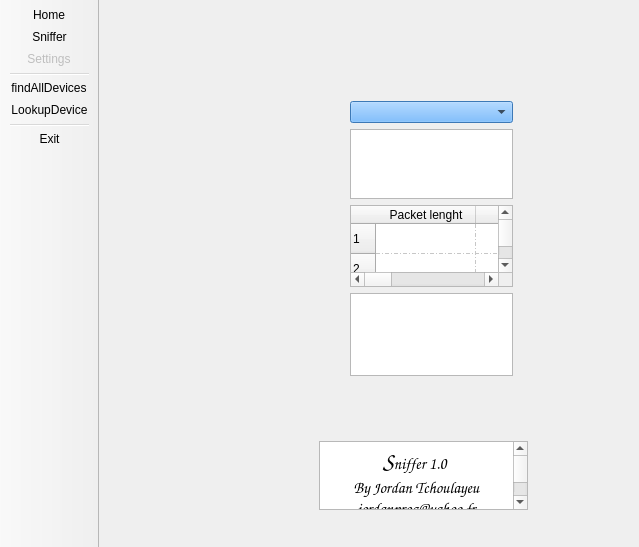
<?xml version="1.0" encoding="UTF-8"?>
<ui version="4.0">
 <class>Sniffer</class>
 <widget class="QMainWindow" name="Sniffer">
  <property name="geometry">
   <rect>
    <x>0</x>
    <y>0</y>
    <width>639</width>
    <height>547</height>
   </rect>
  </property>
  <property name="windowTitle">
   <string>Sniffer</string>
  </property>
  <property name="windowIcon">
   <iconset resource="data.qrc">
    <normaloff>:/images/sniffer_icons_2.png</normaloff>:/images/sniffer_icons_2.png</iconset>
  </property>
  <property name="styleSheet">
   <string notr="true"> QMenu::item:selected {
      border-color: darkblue;
      background: rgba(100, 100, 100, 150);
  }
</string>
  </property>
  <widget class="QWidget" name="centralWidget">
   <widget class="QWidget" name="gridLayoutWidget">
    <property name="geometry">
     <rect>
      <x>240</x>
      <y>90</y>
      <width>185</width>
      <height>297</height>
     </rect>
    </property>
    <layout class="QGridLayout" name="gridLayout">
     <item row="1" column="0">
      <widget class="QListWidget" name="mListe">
       <property name="maximumSize">
        <size>
         <width>16777215</width>
         <height>70</height>
        </size>
       </property>
       <property name="contextMenuPolicy">
        <enum>Qt::ActionsContextMenu</enum>
       </property>
       <property name="styleSheet">
        <string notr="true"/>
       </property>
      </widget>
     </item>
     <item row="3" column="0">
      <widget class="QTextBrowser" name="Logdisplayer">
       <property name="maximumSize">
        <size>
         <width>16777215</width>
         <height>16777215</height>
        </size>
       </property>
       <property name="styleSheet">
        <string notr="true"/>
       </property>
      </widget>
     </item>
     <item row="0" column="0">
      <widget class="QComboBox" name="devices_comboBox">
       <property name="styleSheet">
        <string notr="true">QComboBox{background-color: rgb(85, 170, 255);}
</string>
       </property>
      </widget>
     </item>
     <item row="2" column="0">
      <widget class="QTableWidget" name="m_tW">
       <property name="editTriggers">
        <set>QAbstractItemView::NoEditTriggers</set>
       </property>
       <property name="gridStyle">
        <enum>Qt::DashDotLine</enum>
       </property>
       <property name="rowCount">
        <number>100</number>
       </property>
       <row/>
       <row/>
       <row/>
       <row/>
       <row/>
       <row/>
       <row/>
       <row/>
       <row/>
       <row/>
       <row/>
       <row/>
       <row/>
       <row/>
       <row/>
       <row/>
       <row/>
       <row/>
       <row/>
       <row/>
       <row/>
       <row/>
       <row/>
       <row/>
       <row/>
       <row/>
       <row/>
       <row/>
       <row/>
       <row/>
       <row/>
       <row/>
       <row/>
       <row/>
       <row/>
       <row/>
       <row/>
       <row/>
       <row/>
       <row/>
       <row/>
       <row/>
       <row/>
       <row/>
       <row/>
       <row/>
       <row/>
       <row/>
       <row/>
       <row/>
       <row/>
       <row/>
       <row/>
       <row/>
       <row/>
       <row/>
       <row/>
       <row/>
       <row/>
       <row/>
       <row/>
       <row/>
       <row/>
       <row/>
       <row/>
       <row/>
       <row/>
       <row/>
       <row/>
       <row/>
       <row/>
       <row/>
       <row/>
       <row/>
       <row/>
       <row/>
       <row/>
       <row/>
       <row/>
       <row/>
       <row/>
       <row/>
       <row/>
       <row/>
       <row/>
       <row/>
       <row/>
       <row/>
       <row/>
       <row/>
       <row/>
       <row/>
       <row/>
       <row/>
       <row/>
       <row/>
       <row/>
       <row/>
       <row/>
       <row/>
       <column>
        <property name="text">
         <string>Packet lenght</string>
        </property>
       </column>
       <column>
        <property name="text">
         <string>Time</string>
        </property>
       </column>
       <column>
        <property name="text">
         <string>From</string>
        </property>
       </column>
       <column>
        <property name="text">
         <string>To</string>
        </property>
       </column>
       <column>
        <property name="text">
         <string>Port</string>
        </property>
       </column>
       <column>
        <property name="text">
         <string>Destination Port</string>
        </property>
       </column>
       <column>
        <property name="text">
         <string>Protocol</string>
        </property>
       </column>
       <column>
        <property name="text">
         <string>Info</string>
        </property>
       </column>
      </widget>
     </item>
    </layout>
   </widget>
   <widget class="QStackedWidget" name="stackedWidget">
    <property name="geometry">
     <rect>
      <x>30</x>
      <y>200</y>
      <width>120</width>
      <height>80</height>
     </rect>
    </property>
    <property name="currentIndex">
     <number>1</number>
    </property>
    <widget class="QWidget" name="Home"/>
    <widget class="QWidget" name="sniffer"/>
    <widget class="QWidget" name="Settings"/>
   </widget>
   <widget class="QWidget" name="verticalLayoutWidget">
    <property name="geometry">
     <rect>
      <x>209</x>
      <y>430</y>
      <width>231</width>
      <height>91</height>
     </rect>
    </property>
    <layout class="QVBoxLayout" name="hbLayout">
     <item>
      <widget class="QTextBrowser" name="homeBrowser">
       <property name="font">
        <font>
         <family>Comic Sans MS</family>
        </font>
       </property>
       <property name="html">
        <string>&lt;!DOCTYPE HTML PUBLIC &quot;-//W3C//DTD HTML 4.0//EN&quot; &quot;http://www.w3.org/TR/REC-html40/strict.dtd&quot;&gt;
&lt;html&gt;&lt;head&gt;&lt;meta name=&quot;qrichtext&quot; content=&quot;1&quot; /&gt;&lt;style type=&quot;text/css&quot;&gt;
p, li { white-space: pre-wrap; }
&lt;/style&gt;&lt;/head&gt;&lt;body style=&quot; font-family:'Comic Sans MS'; font-size:8.25pt; font-weight:400; font-style:normal;&quot;&gt;
&lt;p align=&quot;center&quot; style=&quot; margin-top:0px; margin-bottom:0px; margin-left:0px; margin-right:0px; -qt-block-indent:0; text-indent:0px;&quot;&gt;&lt;img src=&quot;:/images/sniffer_icons_2.png&quot; /&gt;&lt;/p&gt;
&lt;p align=&quot;center&quot; style=&quot; margin-top:0px; margin-bottom:0px; margin-left:0px; margin-right:0px; -qt-block-indent:0; text-indent:0px;&quot;&gt;&lt;span style=&quot; font-family:'Comic Sans MS'; font-size:18pt; font-weight:600;&quot;&gt;      S&lt;/span&gt;&lt;span style=&quot; font-family:'Comic Sans MS'; font-size:12pt; font-weight:600;&quot;&gt;niffer 1.0&lt;/span&gt;&lt;span style=&quot; font-family:'Comic Sans MS'; font-size:7.8pt; font-weight:600;&quot;&gt;  &lt;/span&gt;&lt;span style=&quot; font-family:'Comic Sans MS'; font-size:7.8pt;&quot;&gt;              &lt;/span&gt;&lt;/p&gt;
&lt;p align=&quot;center&quot; style=&quot; margin-top:0px; margin-bottom:0px; margin-left:0px; margin-right:0px; -qt-block-indent:0; text-indent:0px;&quot;&gt;&lt;span style=&quot; font-family:'Comic Sans MS'; font-size:12pt;&quot;&gt;By Jordan Tchoulayeu&lt;/span&gt;&lt;/p&gt;
&lt;p align=&quot;center&quot; style=&quot; margin-top:0px; margin-bottom:0px; margin-left:0px; margin-right:0px; -qt-block-indent:0; text-indent:0px;&quot;&gt;&lt;span style=&quot; font-family:'Comic Sans MS'; font-size:12pt;&quot;&gt;jordanprog@yahoo.fr&lt;/span&gt;&lt;/p&gt;
&lt;p align=&quot;center&quot; style=&quot;-qt-paragraph-type:empty; margin-top:0px; margin-bottom:0px; margin-left:0px; margin-right:0px; -qt-block-indent:0; text-indent:0px; font-family:'Comic Sans MS'; font-size:12pt;&quot;&gt;&lt;br /&gt;&lt;/p&gt;
&lt;p align=&quot;center&quot; style=&quot; margin-top:0px; margin-bottom:0px; margin-left:0px; margin-right:0px; -qt-block-indent:0; text-indent:0px;&quot;&gt;&lt;span style=&quot; font-family:'Comic Sans MS'; font-size:12pt;&quot;&gt;How to use?&lt;/span&gt;&lt;/p&gt;
&lt;p align=&quot;center&quot; style=&quot; margin-top:0px; margin-bottom:0px; margin-left:0px; margin-right:0px; -qt-block-indent:0; text-indent:0px;&quot;&gt;&lt;span style=&quot; font-family:'Comic Sans MS'; font-size:12pt;&quot;&gt;- Go to Sniffer Tab&lt;/span&gt;&lt;/p&gt;
&lt;p align=&quot;center&quot; style=&quot; margin-top:0px; margin-bottom:0px; margin-left:0px; margin-right:0px; -qt-block-indent:0; text-indent:0px;&quot;&gt;&lt;span style=&quot; font-family:'Comic Sans MS'; font-size:12pt;&quot;&gt;- Click on find all devices&lt;/span&gt;&lt;/p&gt;
&lt;p align=&quot;center&quot; style=&quot; margin-top:0px; margin-bottom:0px; margin-left:0px; margin-right:0px; -qt-block-indent:0; text-indent:0px;&quot;&gt;&lt;span style=&quot; font-family:'Comic Sans MS'; font-size:12pt;&quot;&gt;- Select a device&lt;/span&gt;&lt;/p&gt;
&lt;p align=&quot;center&quot; style=&quot; margin-top:0px; margin-bottom:0px; margin-left:0px; margin-right:0px; -qt-block-indent:0; text-indent:0px;&quot;&gt;&lt;span style=&quot; font-family:'Comic Sans MS'; font-size:12pt;&quot;&gt;- Click on lookup device&lt;/span&gt;&lt;/p&gt;
&lt;p align=&quot;center&quot; style=&quot; margin-top:0px; margin-bottom:0px; margin-left:0px; margin-right:0px; -qt-block-indent:0; text-indent:0px;&quot;&gt;&lt;span style=&quot; font-family:'Comic Sans MS'; font-size:12pt;&quot;&gt;- Enter the lookup time and wait till it finishes&lt;/span&gt;&lt;/p&gt;&lt;/body&gt;&lt;/html&gt;</string>
       </property>
      </widget>
     </item>
    </layout>
   </widget>
  </widget>
  <widget class="QToolBar" name="mainToolBar">
   <property name="enabled">
    <bool>true</bool>
   </property>
   <property name="font">
    <font>
     <family>Comic Sans MS</family>
     <pointsize>9</pointsize>
    </font>
   </property>
   <property name="styleSheet">
    <string notr="true">QToolBar{background-color: &quot;lightblue&quot;;}
QToolButton::clicked{
background-color: rgb(255, 255, 255);
}</string>
   </property>
   <property name="movable">
    <bool>false</bool>
   </property>
   <property name="iconSize">
    <size>
     <width>40</width>
     <height>40</height>
    </size>
   </property>
   <property name="toolButtonStyle">
    <enum>Qt::ToolButtonTextUnderIcon</enum>
   </property>
   <property name="floatable">
    <bool>true</bool>
   </property>
   <attribute name="toolBarArea">
    <enum>LeftToolBarArea</enum>
   </attribute>
   <attribute name="toolBarBreak">
    <bool>false</bool>
   </attribute>
   <addaction name="actionHome"/>
   <addaction name="actionSniffer"/>
   <addaction name="actionSettings"/>
   <addaction name="separator"/>
   <addaction name="actionFindAllDevices"/>
   <addaction name="actionLookupdev"/>
   <addaction name="separator"/>
   <addaction name="actionExit"/>
  </widget>
  <action name="actionFindAllDevices">
   <property name="enabled">
    <bool>true</bool>
   </property>
   <property name="icon">
    <iconset resource="mdata.qrc">
     <normaloff>:/images/view-refresh.png</normaloff>:/images/view-refresh.png</iconset>
   </property>
   <property name="text">
    <string>findAllDevices</string>
   </property>
  </action>
  <action name="actionLookupdev">
   <property name="enabled">
    <bool>true</bool>
   </property>
   <property name="icon">
    <iconset resource="data.qrc">
     <normaloff>:/images/busy.png</normaloff>:/images/busy.png</iconset>
   </property>
   <property name="text">
    <string>LookupDevice</string>
   </property>
  </action>
  <action name="actionFindDevice">
   <property name="text">
    <string>Lookupnet</string>
   </property>
  </action>
  <action name="actionNetLookup">
   <property name="text">
    <string>netLookup</string>
   </property>
  </action>
  <action name="actionProperties">
   <property name="text">
    <string>Properties</string>
   </property>
  </action>
  <action name="actionSettings">
   <property name="enabled">
    <bool>false</bool>
   </property>
   <property name="icon">
    <iconset resource="data.qrc">
     <normaloff>:/images/config.png</normaloff>:/images/config.png</iconset>
   </property>
   <property name="text">
    <string>Settings</string>
   </property>
  </action>
  <action name="actionExit">
   <property name="icon">
    <iconset resource="data.qrc">
     <normaloff>:/images/exit.png</normaloff>:/images/exit.png</iconset>
   </property>
   <property name="text">
    <string>Exit</string>
   </property>
  </action>
  <action name="actionHome">
   <property name="icon">
    <iconset resource="data.qrc">
     <normaloff>:/images/home.png</normaloff>:/images/home.png</iconset>
   </property>
   <property name="text">
    <string>Home</string>
   </property>
  </action>
  <action name="actionSniffer">
   <property name="icon">
    <iconset resource="mdata.qrc">
     <normaloff>:/images/wifi.png</normaloff>:/images/wifi.png</iconset>
   </property>
   <property name="text">
    <string>Sniffer</string>
   </property>
  </action>
 </widget>
 <layoutdefault spacing="6" margin="11"/>
 <resources>
  <include location="data.qrc"/>
  <include location="mdata.qrc"/>
 </resources>
 <connections/>
</ui>
